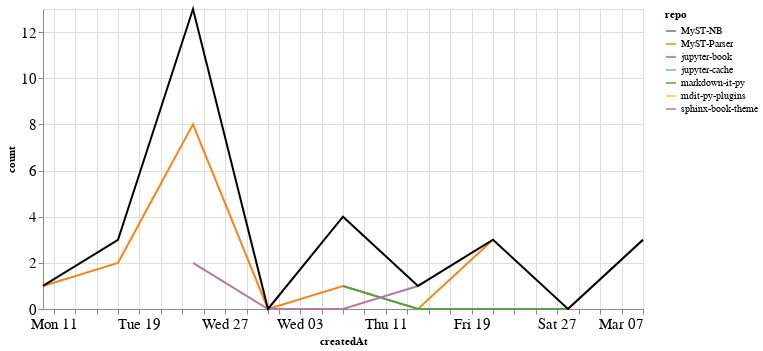

The code cell stored with this chart in its notebook:
### Markdown cell above
### PRs

### Code cell
prs_time = prs.groupby('repo').resample('W', on='createdAt').count()['author'].reset_index()
prs_time = prs_time.rename(columns={'author': 'count'})
prs_time_total = prs_time.groupby('createdAt').agg({"count": "sum"}).reset_index()

ch1 = alt.Chart(prs_time, width=600).mark_line().encode(
    x='createdAt',
    y='count',
    color='repo',
    tooltip="repo"
)

ch2 = alt.Chart(prs_time_total, width=600).mark_line(color="black").encode(
    x='createdAt',
    y='count',
)

ch1 + ch2

### Figure 1 — Vega-Lite specification as saved in the notebook (floating-point values rounded to 4 significant figures)
{"config": {"axisLeft": {"labelFontSize": 15}, "axisBottom": {"labelFontSize": 15}}, "layer": [{"data": {"name": "data-3f7b661f16d67ad38971e5aafd74e46b"}, "mark": "line", "encoding": {"color": {"type": "nominal", "field": "repo"}, "tooltip": {"type": "nominal", "field": "repo"}, "x": {"type": "temporal", "field": "createdAt"}, "y": {"type": "quantitative", "field": "count"}}, "width": 600}, {"data": {"name": "data-c58770318f2f6edb91f246e0697edb74"}, "mark": {"type": "line", "color": "black"}, "encoding": {"x": {"type": "temporal", "field": "createdAt"}, "y": {"type": "quantitative", "field": "count"}}, "width": 600}], "$schema": "https://vega.github.io/schema/vega-lite/v4.8.1.json", "datasets": {"data-3f7b661f16d67ad38971e5aafd74e46b": [{"repo": "MyST-NB", "createdAt": "2021-01-24T00:00:00", "count": 3}, {"repo": "MyST-Parser", "createdAt": "2021-01-10T00:00:00", "count": 1}, {"repo": "MyST-Parser", "createdAt": "2021-01-17T00:00:00", "count": 2}, {"repo": "MyST-Parser", "createdAt": "2021-01-24T00:00:00", "count": 8}, {"repo": "MyST-Parser", "createdAt": "2021-01-31T00:00:00", "count": 0}, {"repo": "MyST-Parser", "createdAt": "2021-02-07T00:00:00", "count": 1}, {"repo": "MyST-Parser", "createdAt": "2021-02-14T00:00:00", "count": 0}, {"repo": "MyST-Parser", "createdAt": "2021-02-21T00:00:00", "count": 3}, {"repo": "jupyter-book", "createdAt": "2021-02-07T00:00:00", "count": 1}, {"repo": "jupyter-cache", "createdAt": "2021-01-17T00:00:00", "count": 1}, {"repo": "markdown-it-py", "createdAt": "2021-02-07T00:00:00", "count": 1}, {"repo": "markdown-it-py", "createdAt": "2021-02-14T00:00:00", "count": 0}, {"repo": "markdown-it-py", "createdAt": "2021-02-21T00:00:00", "count": 0}, {"repo": "markdown-it-py", "createdAt": "2021-02-28T00:00:00", "count": 0}, {"repo": "markdown-it-py", "createdAt": "2021-03-07T00:00:00", "count": 3}, {"repo": "mdit-py-plugins", "createdAt": "2021-02-07T00:00:00", "count": 1}, {"repo": "sphinx-book-theme", "createdAt": "2021-01-24T00:00:00", "count": 2}, {"repo": "sphinx-book-theme", "createdAt": "2021-01-31T00:00:00", "count": 0}, {"repo": "sphinx-book-theme", "createdAt": "2021-02-07T00:00:00", "count": 0}, {"repo": "sphinx-book-theme", "createdAt": "2021-02-14T00:00:00", "count": 1}], "data-c58770318f2f6edb91f246e0697edb74": [{"createdAt": "2021-01-10T00:00:00", "count": 1}, {"createdAt": "2021-01-17T00:00:00", "count": 3}, {"createdAt": "2021-01-24T00:00:00", "count": 13}, {"createdAt": "2021-01-31T00:00:00", "count": 0}, {"createdAt": "2021-02-07T00:00:00", "count": 4}, {"createdAt": "2021-02-14T00:00:00", "count": 1}, {"createdAt": "2021-02-21T00:00:00", "count": 3}, {"createdAt": "2021-02-28T00:00:00", "count": 0}, {"createdAt": "2021-03-07T00:00:00", "count": 3}]}}
